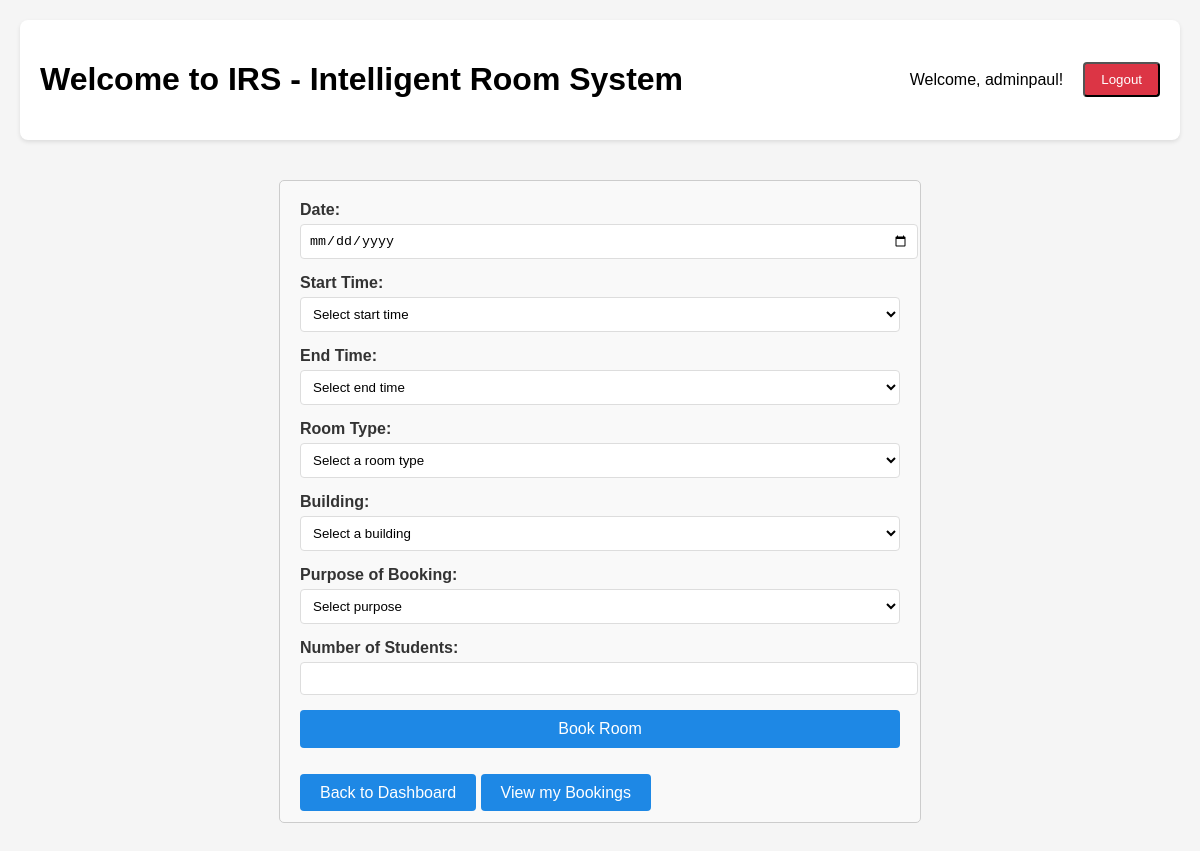
Page /booking/ (signed in) on the earlier database version.
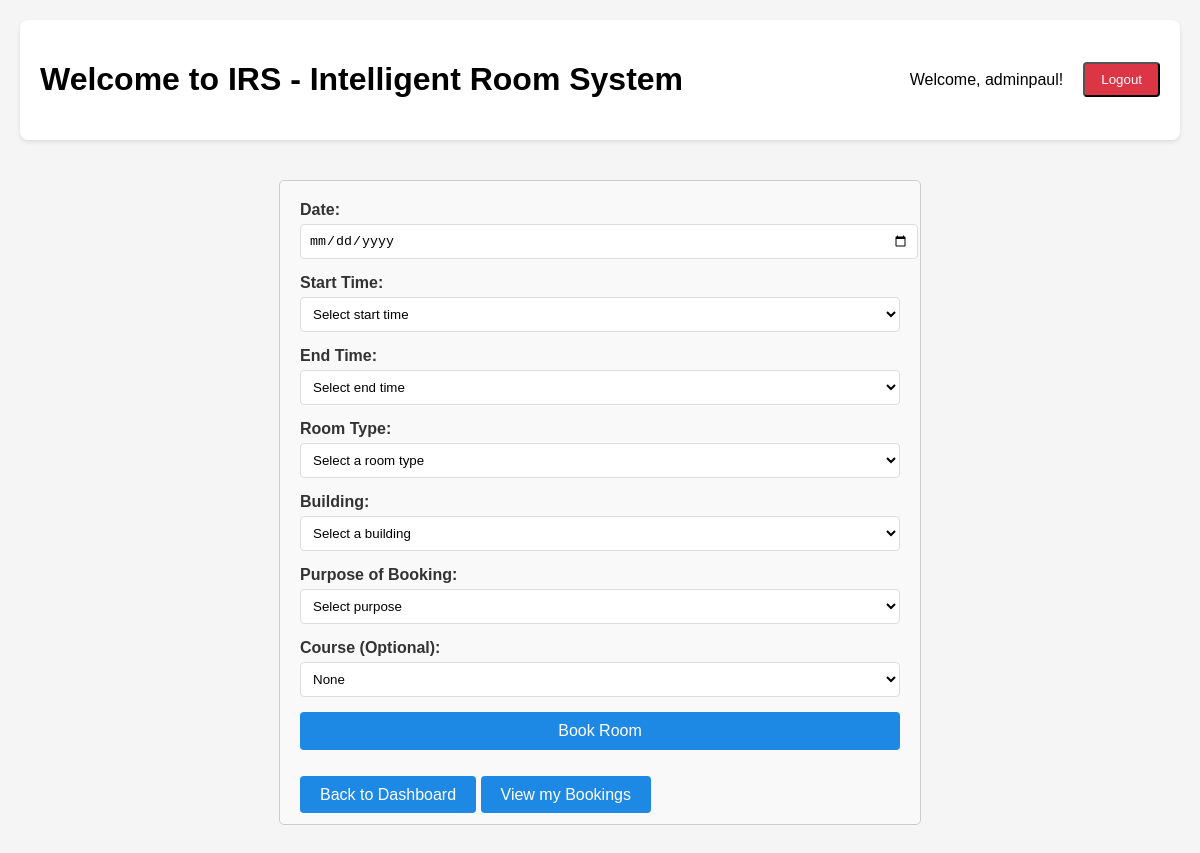
Same page on the later database version.
### bookingsystem/views.py (the view, shortened to what this page needs)
# urls.py: path('booking/', views.bookingsystem, name='bookingsystem'),
def bookingsystem(request):
    hours = range(8, 19)  # Hours from 8 AM to 6 PM
    minutes = range(0, 60, 5)  # Minutes from 00 to 55 in 5-minute intervals
    courses = Course.objects.all()
    return render(request, 'bookingsystem.html', {
        'hours': hours,
        'minutes': minutes,
        'courses': courses
    })

### bookingsystem/templates/bookingsystem.html (shortened to what this page needs)
<!DOCTYPE html>
<html>
<head>
</head>
<body>
<div class="dashboard-container">
    <header class="dashboard-header">
        <h1>Welcome to IRS - Intelligent Room System</h1>
        <div class="user-info">
            <span>Welcome, {{ request.user.username }}!</span>
            <form method="post" action="{% url 'logout' %}">
                <button class="logout-button" type="submit">Logout</button>
            </form>
        </div>
    </header>
<div class="booking-form">
    <form action="/booking/" method="POST">
        <div class="form-group">
            <label for="date">Date:</label>
            <input type="date" id="date" name="date" required>
        </div>
        <div class="form-group">
            <label for="start-time">Start Time:</label>
            <select id="start-time" name="start_time" required>
                <option value="">Select start time</option>
            </select>
        </div>
        <div class="form-group">
            <label for="end-time">End Time:</label>
            <select id="end-time" name="end_time" required>
                <option value="">Select end time</option>
            </select>
        </div>
        <div class="form-group">
            <label for="room-type">Room Type:</label>
            <select id="room-type" name="room_type" required>
                <option value="">Select a room type</option>
            </select>
        </div>
        <div class="form-group">
            <label for="building">Building:</label>
            <select id="building" name="building" required>
                <option value="">Select a building</option>
            </select>
        </div>
        <div class="form-group">
            <label for="purpose">Purpose of Booking:</label>
            <select id="purpose" name="purpose" required>
                <option value="">Select purpose</option>
            </select>
        </div>
        {% if request.user.is_professor %}
        <div class="form-group">
            <label for="course">Course (Optional):</label>
            <select name="course" id="course">
                <option value="">None</option>
            </select>
        </div>
        {% else %}
        <div class="form-group">
            <label for="group-size">Number of Students:</label>
            <input type="number" id="group-size" name="group_size" min="1" max="8" required>
        </div>
        {% endif %}
        <button type="submit" class="submit-btn">Book Room</button>
    </form>
<br>
<br>
<div class="navigation-buttons">
    <a href="{% url 'dashboard' %}" class="nav-button">Back to Dashboard</a>
    <a href="{% url 'my_bookings' %}" class="nav-button">View my Bookings</a>
</div>
</body>
</html>

Differences in the rows shown:
changed CustomUser "adminpaul": is_professor False → True (drawn)
Other differences:
form field course: (not shown) → "None"
text no longer shown: "Number of Students:"
text now shown: "Course (Optional):"
